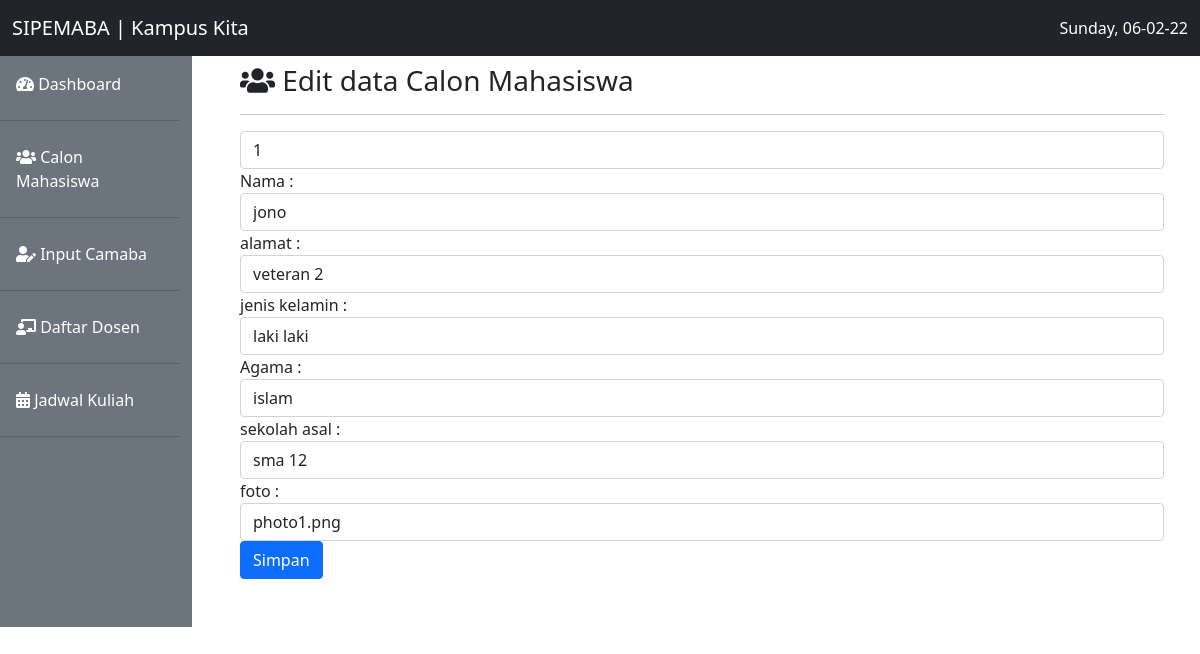
/pertemuan11/edit.php?id=1, run on the app's committed database.
### tables this page shows
CREATE TABLE `calon_mhs` (
  `id` int(11) NOT NULL,
  `nama` varchar(40) NOT NULL,
  `alamat` varchar(255) NOT NULL,
  `jenis_kelamin` varchar(9) NOT NULL,
  `agama` varchar(9) NOT NULL,
  `sekolah_asal` varchar(20) NOT NULL,
  `foto_maba` varchar(30) NOT NULL
);

### pertemuan11/functions.php (called while the page is built, shortened)
<?php
$conn = mysqli_connect('localhost', 'root', '', 'wpsmt5');
function query($query)
{
  global $conn;
  $result = mysqli_query($conn, $query);
  if (mysqli_num_rows($result) == 1) {
    return mysqli_fetch_assoc($result);
  }
  $rows = [];
  return $rows;
}

### pertemuan11/edit.php (the view, shortened to what this page needs)
<?php
require 'functions.php';
$id = $_GET['id'];
$camaba = query("SELECT * FROM calon_mhs WHERE id = $id");
?>
<!doctype html>
<html lang="en">
<head>
  <link href="tema/bootstrap/css/bootstrap.min.css" rel="stylesheet">
  <link rel="stylesheet" href="tema/fontawesome/css/all.min.css">
</head>
<body>
  <nav class="navbar navbar-expand-lg navbar-light bg-dark fixed-top">
    <div class="container-fluid">
      <a class="navbar-brand text-white" href="#">SIPEMABA | Kampus Kita</a>
      <div class="collapse navbar-collapse" id="navbarSupportedContent">
        <div class="text-white">
          <?php echo date('l, d-m-y'); ?>
        </div>
      </div>
    </div>
  </nav>
  <div class="row mt-3">
    <div class="col-md-2 mt-4 pr-3 pt-4 bg-secondary">
      <ul class="nav flex-column">
        <li class="nav-item">
          <a class="nav-link text-white" aria-current="page" href="#"><i class="fas fa-tachometer-alt"></i> Dashboard</a>
          <hr class="bg-dark">
        </li>
        <li class="nav-item">
          <a class="nav-link text-white" href="index.php"><i class="fas fa-users"></i> Calon Mahasiswa</a>
          <hr>
        </li>
        <li class="nav-item">
          <a class="nav-link text-white" href="tambah.php"><i class="fas fa-user-edit"></i> Input Camaba</a>
          <hr>
        </li>
        <li class="nav-item">
          <a class="nav-link text-white" href="#"><i class="fas fa-chalkboard-teacher"></i> Daftar Dosen</a>
          <hr>
        </li>
        <li class="nav-item">
          <a class="nav-link text-white" href="#"><i class="fas fa-calendar-alt"></i> Jadwal Kuliah</a>
          <hr>
        </li>
      </ul>
    </div>
    <div class="col-md-10 mt-4 p-5 pr-3 pt-4">
      <h3><i class="fas fa-users"></i> Edit data Calon Mahasiswa </h3>
      <hr>
      <form method="POST" action="">
        <input type="hiden" class="form-control" value="<?= $camaba['id'] ?>" name="id">
        <div class="form-group">
          <label for="nama">Nama : </label>
          <input type="text" class="form-control" id="nama" value="<?= $camaba['nama'] ?>" placeholder="nama lengkap" name="nama" autofocus required autocomplete="off">
        </div>
        <div class="form-group">
          <label for="alamat">alamat : </label>
          <input type="text" class="form-control" id="alamat" value="<?= $camaba['alamat'] ?>" placeholder="alamat lengkap" name="alamat" required autocomplete="off">
        </div>
        <div class="form-group">
          <label for="jenis_kelamin">jenis kelamin : </label>
          <input type="text" class="form-control" id="jenis_kelamin" value="<?= $camaba['jenis_kelamin'] ?>" placeholder="jenis kelamin" name="jenis_kelamin" required autocomplete="off">
        </div>
        <div class="form-group">
          <label for="agama">Agama : </label>
          <input type="text" class="form-control" id="agama" value="<?= $camaba['agama'] ?>" placeholder="agama anda" name="agama" required autocomplete="off">
        </div>
        <div class="form-group">
          <label for="sekolah_asal">sekolah asal : </label>
          <input type="text" class="form-control" id="sekolah_asal" value="<?= $camaba['sekolah_asal'] ?>" placeholder="sekolah asalmu" name="sekolah_asal" required autocomplete="off">
        </div>
        <div class="form-group">
          <label for="foto_maba">foto : </label>
          <input type="text" class="form-control" id="foto_maba" value="<?= $camaba['foto_maba'] ?>" placeholder="input foto anda" name="foto_maba" required autocomplete="off">
        </div>
        <button type="submit" class="btn btn-primary" name="edit">Simpan</button>
      </form>
    </div>
  </div>
</body>
</html>

### data on the page
calon_mhs: id "1", nama "jono", alamat "veteran 2", jenis_kelamin "laki laki", agama "islam", sekolah_asal "sma 12", foto_maba "photo1.png"
